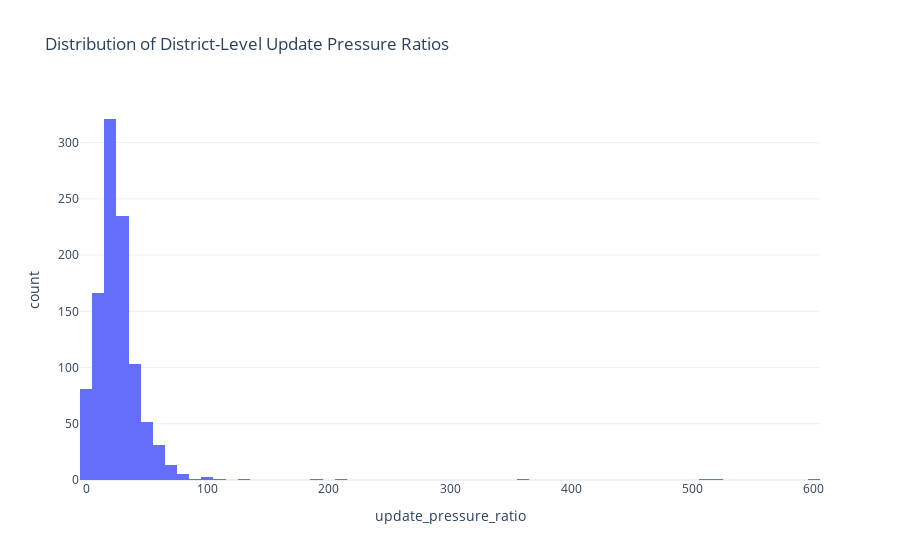

Notebook code cell kept with this figure:
### Code cell
px.histogram(
    district_master,
    x="update_pressure_ratio",
    nbins=100,
    title="Distribution of District-Level Update Pressure Ratios",
    template="plotly_white"
)

### Figure 1 — Plotly figure (JSON) as saved in the notebook; plotly's stock layout.template omitted (floating-point values rounded to 4 significant figures; data arrays with more than 128 entries replaced by an {"elided": "..."} marker saying what was removed)
{"data": [{"bingroup": "x", "hovertemplate": "update_pressure_ratio=%{x}<br>count=%{y}<extra></extra>", "legendgroup": "", "marker": {"color": "#636efa", "pattern": {"shape": ""}}, "name": "", "nbinsx": 100, "orientation": "v", "showlegend": false, "type": "histogram", "x": {"elided": "1019 float values"}, "xaxis": "x", "yaxis": "y"}], "layout": {"barmode": "relative", "legend": {"tracegroupgap": 0}, "title": {"text": "Distribution of District-Level Update Pressure Ratios"}, "xaxis": {"anchor": "y", "domain": [0, 1], "title": {"text": "update_pressure_ratio"}}, "yaxis": {"anchor": "x", "domain": [0, 1], "title": {"text": "count"}}}}
